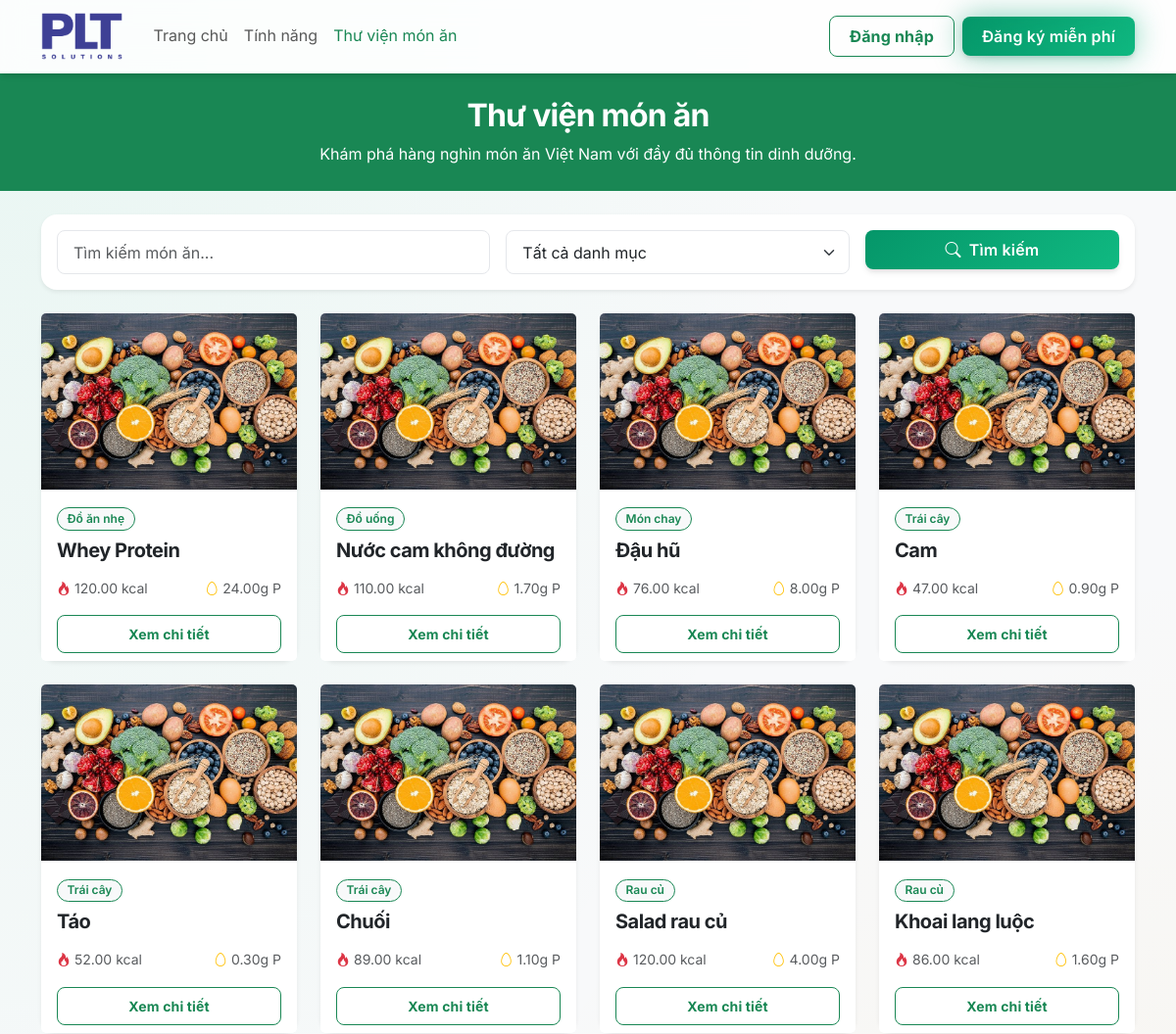
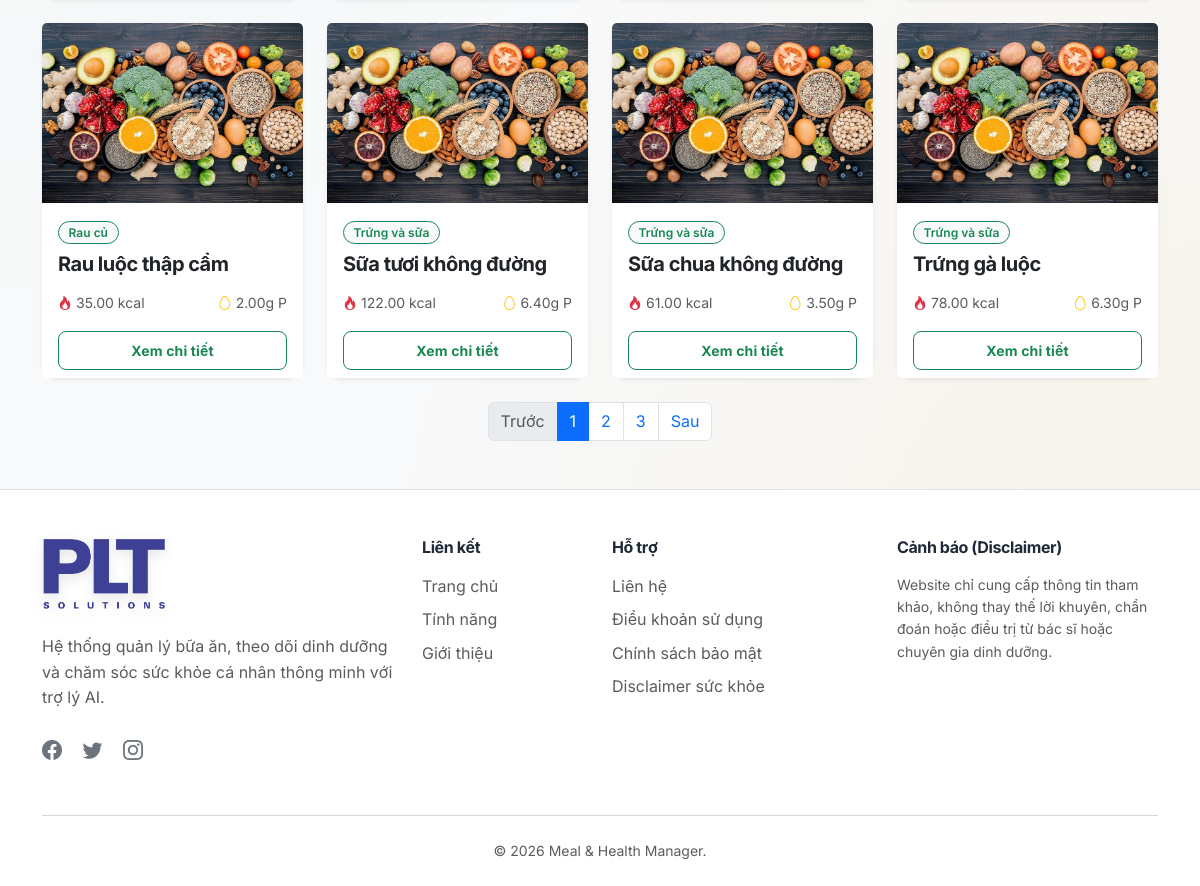
Screenshot of /foods.php with the database file from the repository (2 pictures, top to bottom).
### tables this page shows
CREATE TABLE IF NOT EXISTS `foods` (
  `id` bigint UNSIGNED NOT NULL AUTO_INCREMENT,
  `category_id` bigint UNSIGNED DEFAULT NULL,
  `name` varchar(180) NOT NULL,
  `slug` varchar(200) NOT NULL,
  `image` varchar(255) DEFAULT NULL,
  `description` text,
  `serving_size` decimal(8,2) NOT NULL DEFAULT '100.00',
  `serving_unit` varchar(50) NOT NULL DEFAULT 'g',
  `calories` decimal(8,2) NOT NULL DEFAULT '0.00',
  `protein` decimal(8,2) NOT NULL DEFAULT '0.00',
  `carbs` decimal(8,2) NOT NULL DEFAULT '0.00',
  `fat` decimal(8,2) NOT NULL DEFAULT '0.00',
  `fiber` decimal(8,2) NOT NULL DEFAULT '0.00',
  `sugar` decimal(8,2) NOT NULL DEFAULT '0.00',
  `sodium` decimal(10,2) NOT NULL DEFAULT '0.00',
  `diet_type` varchar(255) DEFAULT 'normal',
  `is_premium` tinyint(1) NOT NULL DEFAULT '0',
  `status` enum('active','inactive') NOT NULL DEFAULT 'active',
  `created_by` bigint UNSIGNED DEFAULT NULL,
  `created_at` timestamp NOT NULL DEFAULT CURRENT_TIMESTAMP,
  `updated_at` timestamp NOT NULL DEFAULT CURRENT_TIMESTAMP ON UPDATE CURRENT_TIMESTAMP,
  PRIMARY KEY (`id`),
  UNIQUE KEY `slug` (`slug`),
  KEY `fk_foods_created_by` (`created_by`),
  KEY `idx_foods_name` (`name`),
  KEY `idx_foods_category` (`category_id`),
  KEY `idx_foods_status` (`status`),
  KEY `idx_foods_premium` (`is_premium`)
);

CREATE TABLE IF NOT EXISTS `food_categories` (
  `id` bigint UNSIGNED NOT NULL AUTO_INCREMENT,
  `name` varchar(120) NOT NULL,
  `slug` varchar(140) NOT NULL,
  `description` text,
  `status` enum('active','inactive') NOT NULL DEFAULT 'active',
  `created_at` timestamp NOT NULL DEFAULT CURRENT_TIMESTAMP,
  `updated_at` timestamp NOT NULL DEFAULT CURRENT_TIMESTAMP ON UPDATE CURRENT_TIMESTAMP,
  PRIMARY KEY (`id`),
  UNIQUE KEY `slug` (`slug`),
  KEY `idx_food_categories_status` (`status`)
);

### models/FoodModel.php (called while the page is built, shortened)
<?php
require_once __DIR__ . '/../config/database.php';
class FoodModel {
    private $conn;
    private $table_name = "foods";
    public function __construct() {
        $database = new Database();
        $this->conn = $database->getConnection();
    }
    public function getFoods($limit = 12, $offset = 0, $search = '', $category_id = null) {
        $query = "SELECT f.*, c.name as category_name
                  FROM " . $this->table_name . " f
                  LEFT JOIN food_categories c ON f.category_id = c.id
                  WHERE f.status = 'active'";
        $query .= " ORDER BY f.id DESC LIMIT :limit OFFSET :offset";
        $stmt = $this->conn->prepare($query);
        $stmt->bindValue(':limit', (int)$limit, PDO::PARAM_INT);
        $stmt->bindValue(':offset', (int)$offset, PDO::PARAM_INT);
        $stmt->execute();
        return $stmt->fetchAll(PDO::FETCH_ASSOC);
    }
    public function getTotalFoods($search = '', $category_id = null) {
        $query = "SELECT COUNT(id) as total FROM " . $this->table_name . " WHERE status = 'active'";
        $stmt = $this->conn->prepare($query);
        $stmt->execute();
        $row = $stmt->fetch(PDO::FETCH_ASSOC);
        return $row['total'];
    }
}

### config/database.php (called while the page is built, shortened)
<?php
class Database {
    private $host = "127.0.0.1";
    private $db_name = "meal_health_manager";
    private $username = "root";
    private $password = "";
    public function getConnection() {
        $this->conn = null;
        try {
            $this->conn = new PDO("mysql:host=" . $this->host . ";dbname=" . $this->db_name . ";charset=utf8mb4", $this->username, $this->password);
            $this->conn->setAttribute(PDO::ATTR_ERRMODE, PDO::ERRMODE_EXCEPTION);
            $this->conn->setAttribute(PDO::ATTR_DEFAULT_FETCH_MODE, PDO::FETCH_ASSOC);
        } catch(PDOException $exception) {
            echo "Lỗi kết nối CSDL: " . $exception->getMessage();
            exit();
        }
        return $this->conn;
    }
}

### includes/functions.php (called while the page is built, shortened)
<?php
function food_image_url($image) {
    $fallback = BASE_URL . '/img/bg1.jpg';
    if (!is_string($image) || trim($image) === '') {
        return $fallback;
    }
    return $fallback;
}

### foods.php (the view, shortened to what this page needs)
<?php
require_once __DIR__ . '/includes/functions.php';
require_once __DIR__ . '/models/FoodModel.php';
$foodModel = new FoodModel();
$page = isset($_GET['page']) ? (int)$_GET['page'] : 1;
$limit = 12;
$offset = ($page - 1) * $limit;
$search = $_GET['search'] ?? '';
$category_id = !empty($_GET['category']) ? (int)$_GET['category'] : null;
$foods = $foodModel->getFoods($limit, $offset, $search, $category_id);
$total_foods = $foodModel->getTotalFoods($search, $category_id);
$total_pages = ceil($total_foods / $limit);
require_once __DIR__ . '/includes/header.php';
?>
<div class="bg-success text-white py-4 mb-4">
    <div class="container text-center">
        <h2 class="fw-bold">Thư viện món ăn</h2>
        <p class="mb-0">Khám phá hàng nghìn món ăn Việt Nam với đầy đủ thông tin dinh dưỡng.</p>
    </div>
</div>
<div class="container mb-5">
    <div class="card shadow-sm mb-4 border-0">
        <div class="card-body">
            <form method="GET" action="foods.php" class="row g-3">
                <div class="col-md-5">
                    <input type="text" name="search" class="form-control" placeholder="Tìm kiếm món ăn..." value="<?php echo htmlspecialchars($search); ?>">
                </div>
                <div class="col-md-4">
                    <select name="category" class="form-select">
                        <option value="">Tất cả danh mục</option>
                    </select>
                </div>
                <div class="col-md-3">
                    <button type="submit" class="btn btn-success w-100"><i class="bi bi-search me-2"></i>Tìm kiếm</button>
                </div>
            </form>
        </div>
    </div>
    <?php if (empty($foods)): ?>
        <div class="text-center py-5">
            <i class="bi bi-basket text-muted" style="font-size: 4rem;"></i>
            <h4 class="mt-3 text-muted">Không tìm thấy món ăn nào</h4>
            <p>Hãy thử thay đổi từ khóa hoặc danh mục tìm kiếm.</p>
        </div>
    <?php else: ?>
        <div class="row row-cols-1 row-cols-md-3 row-cols-lg-4 g-4 mb-4">
            <?php foreach ($foods as $food): ?>
                <div class="col">
                    <div class="card h-100 shadow-sm card-hover border-0">
                        <?php
                        $img_src = food_image_url($food['image'] ?? null);
                        ?>
                        <img src="<?php echo $img_src; ?>" class="card-img-top" alt="<?php echo htmlspecialchars($food['name']); ?>" style="height: 180px; object-fit: cover;">
                        <div class="card-body">
                            <span class="badge bg-light text-success border border-success mb-2"><?php echo htmlspecialchars($food['category_name'] ?? 'Chưa phân loại'); ?></span>
                            <h5 class="card-title fw-bold text-truncate" title="<?php echo htmlspecialchars($food['name']); ?>">
                                <?php echo htmlspecialchars($food['name']); ?>
                            </h5>
                            <div class="d-flex justify-content-between mt-3 text-muted small">
                                <div><i class="bi bi-fire text-danger me-1"></i><?php echo $food['calories']; ?> kcal</div>
                                <div><i class="bi bi-egg text-warning me-1"></i><?php echo $food['protein']; ?>g P</div>
                            </div>
                        </div>
                        <div class="card-footer bg-white border-top-0 pt-0">
                            <a href="<?php echo BASE_URL; ?>/food-detail.php?id=<?php echo $food['id']; ?>" class="btn btn-outline-success btn-sm w-100 fw-bold">
                                Xem chi tiết
                            </a>
                        </div>
                    </div>
                </div>
            <?php endforeach; ?>
        </div>
        <?php if ($total_pages > 1): ?>
            <nav aria-label="Page navigation">
                <ul class="pagination justify-content-center">
                    <li class="page-item <?php echo ($page <= 1) ? 'disabled' : ''; ?>">
                        <a class="page-link" href="?page=<?php echo $page - 1; ?>&search=<?php echo urlencode($search); ?>&category=<?php echo $category_id; ?>">Trước</a>
                    </li>
                    <?php for ($i = 1; $i <= $total_pages; $i++): ?>
                        <li class="page-item <?php echo ($page == $i) ? 'active' : ''; ?>">
                            <a class="page-link" href="?page=<?php echo $i; ?>&search=<?php echo urlencode($search); ?>&category=<?php echo $category_id; ?>"><?php echo $i; ?></a>
                        </li>
                    <?php endfor; ?>
                    <li class="page-item <?php echo ($page >= $total_pages) ? 'disabled' : ''; ?>">
                        <a class="page-link" href="?page=<?php echo $page + 1; ?>&search=<?php echo urlencode($search); ?>&category=<?php echo $category_id; ?>">Sau</a>
                    </li>
                </ul>
            </nav>
        <?php endif; ?>
    <?php endif; ?>
</div>
<?php require_once __DIR__ . '/includes/footer.php'; ?>

### rows the page displays
foods: category.name "Đồ ăn nhẹ", name "Whey Protein", calories "120.00", protein "24.00"
foods: category.name "Đồ uống", name "Nước cam không đường", calories "110.00", protein "1.70"
foods: category.name "Món chay", name "Đậu hũ", calories "76.00", protein "8.00"
foods: category.name "Trái cây", name "Cam", calories "47.00", protein "0.90"
foods: category.name "Trái cây", name "Táo", calories "52.00", protein "0.30"
foods: category.name "Trái cây", name "Chuối", calories "89.00", protein "1.10"
foods: category.name "Rau củ", name "Salad rau củ", calories "120.00", protein "4.00"
foods: category.name "Rau củ", name "Khoai lang luộc", calories "86.00", protein "1.60"
foods: category.name "Rau củ", name "Rau luộc thập cẩm", calories "35.00", protein "2.00"
foods: category.name "Trứng và sữa", name "Sữa tươi không đường", calories "122.00", protein "6.40"
foods: category.name "Trứng và sữa", name "Sữa chua không đường", calories "61.00", protein "3.50"
foods: category.name "Trứng và sữa", name "Trứng gà luộc", calories "78.00", protein "6.30"

### other values shown
APP_NAME "Meal & Health Manager"
